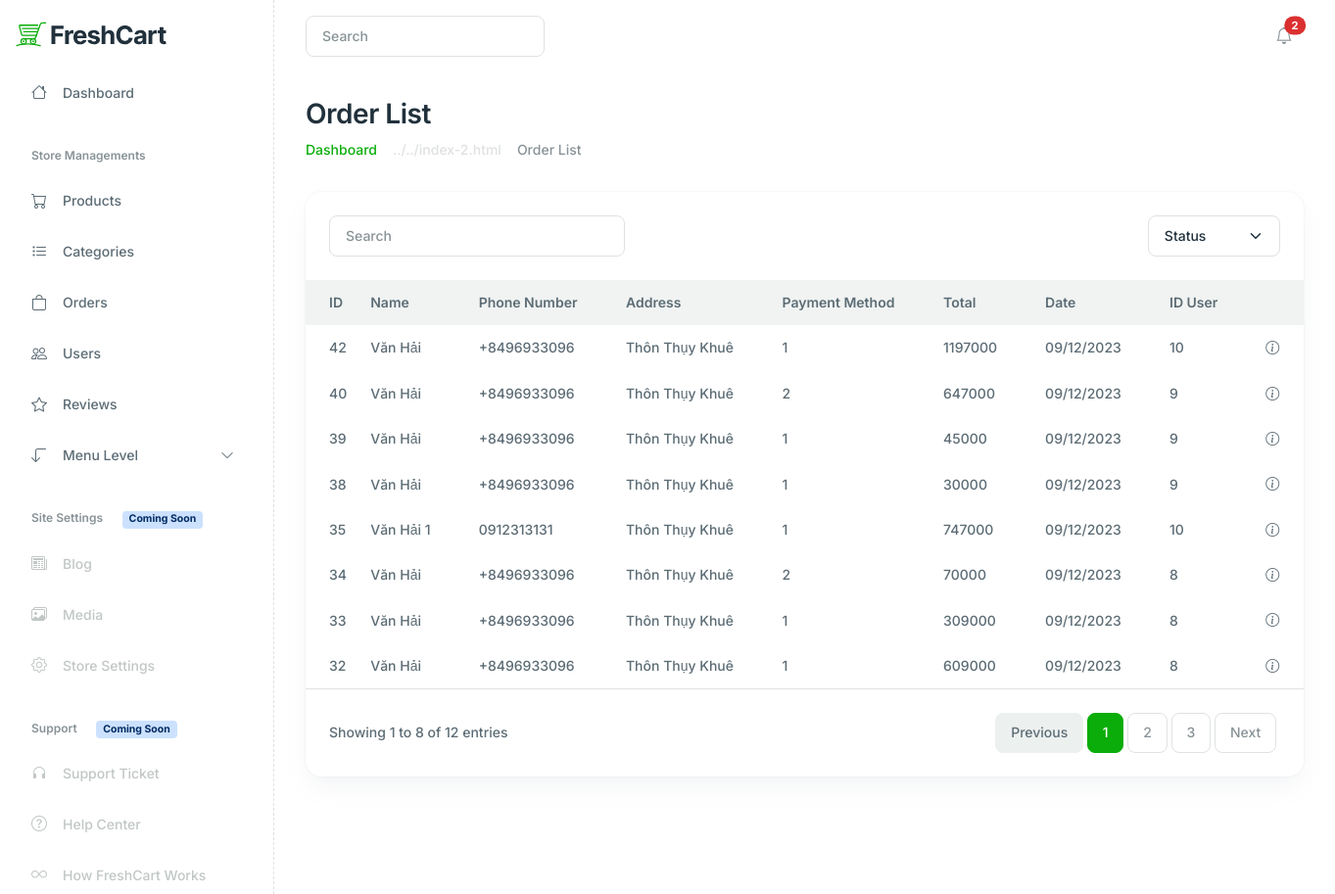
The page /admin/index.php?act=list_order on the database its author committed.
### tables this page shows
CREATE TABLE `order` (
  `id` int(11) NOT NULL,
  `name` varchar(255) NOT NULL,
  `tel` varchar(11) NOT NULL,
  `address` varchar(255) NOT NULL,
  `pay_method` tinyint(2) NOT NULL COMMENT '1. Thanh toan khi nhan hang\r\n2. Chuyen khoan',
  `total` int(11) NOT NULL,
  `date` date NOT NULL,
  `status` tinyint(4) NOT NULL COMMENT '1. Dang cho duyet\r\n2. Da xac nhan\r\n3. Dang van chuyen\r\n4. Hoan thanh',
  `id_user` int(11) NOT NULL
);

### model/pdo.php (called while the page is built, shortened)
<?php
function pdo_get_connection(){
    $servername = "localhost";
    $username = "root";
    $password = "";
    try {
        $conn = new PDO("mysql:host=$servername;dbname=freshcart", $username, $password);
        $conn->setAttribute(PDO::ATTR_ERRMODE, PDO::ERRMODE_EXCEPTION);
        return $conn;
    } catch(PDOException $e) {
        echo "Connection failed: " . $e->getMessage();
    }
}
function pdo_query($sql){
    $sql_args=array_slice(func_get_args(),1);
    try{
        $conn=pdo_get_connection();
        $stmt=$conn->prepare($sql);
        $stmt->execute($sql_args);
        $rows=$stmt->fetchAll();
        return $rows;
    }
    catch(PDOException $e){
        throw $e;
    }
    finally{
        unset($conn);
    }
}
?>

### model/order.php (called while the page is built, shortened)
<?php
    function loadall_order() {
        $sql = "SELECT * FROM `order` WHERE 1 ORDER BY id DESC";
        $listOrder = pdo_query($sql);
        return $listOrder;
    }
?>

### admin/order/list.php (the view, shortened to what this page needs)
<div class="main-wrapper">
    <?php include 'box_left.php'; ?>
    <main class="main-content-wrapper">
        <div class="container">
            <div class="row mb-8">
                <div class="col-md-12">
                    <div>
                        <h2>Order List</h2>
                        <nav aria-label="breadcrumb">
                            <ol class="breadcrumb mb-0">
                                <li class="breadcrumb-item"><a href="#">Dashboard</a></li>
                                <li class="breadcrumb-item active" aria-current="page">Order List</li>
                            </ol>
                        </nav>
                    </div>
                </div>
            </div>
            <div class="row">
                <div class="col-xl-12 col-12 mb-5">
                    <div class="card h-100 card-lg">
                        <div class="p-6">
                            <div class="row justify-content-between">
                                <div class="col-md-4 col-12 mb-2 mb-md-0">
                                    <form class="d-flex" role="search">
                                        <input class="form-control" type="search" placeholder="Search" aria-label="Search" />
                                    </form>
                                </div>
                                <div class="col-lg-2 col-md-4 col-12">
                                    <select class="form-select">
                                        <option selected>Status</option>
                                    </select>
                                </div>
                            </div>
                        </div>
                        <div class="card-body p-0">
                            <div class="table-responsive">
                                <table class="table table-centered table-hover text-nowrap table-borderless mb-0 table-with-checkbox">
                                    <thead class="bg-light">
                                        <tr>
                                            <th>ID</th>
                                            <th>Name</th>
                                            <th>Phone Number</th>
                                            <th>Address</th>
                                            <th>Payment Method</th>
                                            <th>Total</th>
                                            <th>Date</th>
                                            <th>ID User</th>
                                            <th></th>
                                        </tr>
                                    </thead>
                                    <tbody>
                                        <?php
                                            foreach ($listOrder as $value) {
                                                extract($value);
                                        ?>
                                        <tr>
                                            <td><?= $id ?></td>
                                            <td><?= $name ?></td>
                                            <td><?= $tel ?></td>
                                            <td><?= $address ?></td>
                                            <td><?= $pay_method ?></td>
                                            <td><?= $total ?></td>
                                            <td><?= date('d/m/Y', strtotime($date)) ?></td>
                                            <td><?= $id_user ?></td>
                                            <td>
                                                <a href="index.php?act=orders_detail&id=<?= $id ?>" class="text-reset" aria-expanded="false">
                                                    <i class="bi bi-info-circle"></i>
                                                </a>
                                            </td>
                                        </tr>
                                        <?php
                                            }
                                        ?>
                                    </tbody>
                                </table>
                            </div>
                        </div>
                        <div class="border-top d-md-flex justify-content-between align-items-center p-6">
                            <span>Showing 1 to 8 of 12 entries</span>
                            <nav class="mt-2 mt-md-0">
                                <ul class="pagination mb-0">
                                    <li class="page-item disabled"><a class="page-link" href="#!">Previous</a></li>
                                    <li class="page-item"><a class="page-link active" href="#!">1</a></li>
                                    <li class="page-item"><a class="page-link" href="#!">2</a></li>
                                    <li class="page-item"><a class="page-link" href="#!">3</a></li>
                                    <li class="page-item"><a class="page-link" href="#!">Next</a></li>
                                </ul>
                            </nav>
                        </div>
                    </div>
                </div>
            </div>
        </div>
    </main>

### rows shown on the page
order: id "42", name "Văn Hải", tel "+8496933096", address "Thôn Thụy Khuê", pay_method "1", total "1197000", date "09/12/2023", id_user "10"
order: id "40", name "Văn Hải", tel "+8496933096", address "Thôn Thụy Khuê", pay_method "2", total "647000", date "09/12/2023", id_user "9"
order: id "39", name "Văn Hải", tel "+8496933096", address "Thôn Thụy Khuê", pay_method "1", total "45000", date "09/12/2023", id_user "9"
order: id "38", name "Văn Hải", tel "+8496933096", address "Thôn Thụy Khuê", pay_method "1", total "30000", date "09/12/2023", id_user "9"
order: id "35", name "Văn Hải 1", tel "0912313131", address "Thôn Thụy Khuê", pay_method "1", total "747000", date "09/12/2023", id_user "10"
order: id "34", name "Văn Hải", tel "+8496933096", address "Thôn Thụy Khuê", pay_method "2", total "70000", date "09/12/2023", id_user "8"
order: id "33", name "Văn Hải", tel "+8496933096", address "Thôn Thụy Khuê", pay_method "1", total "309000", date "09/12/2023", id_user "8"
order: id "32", name "Văn Hải", tel "+8496933096", address "Thôn Thụy Khuê", pay_method "1", total "609000", date "09/12/2023", id_user "8"
